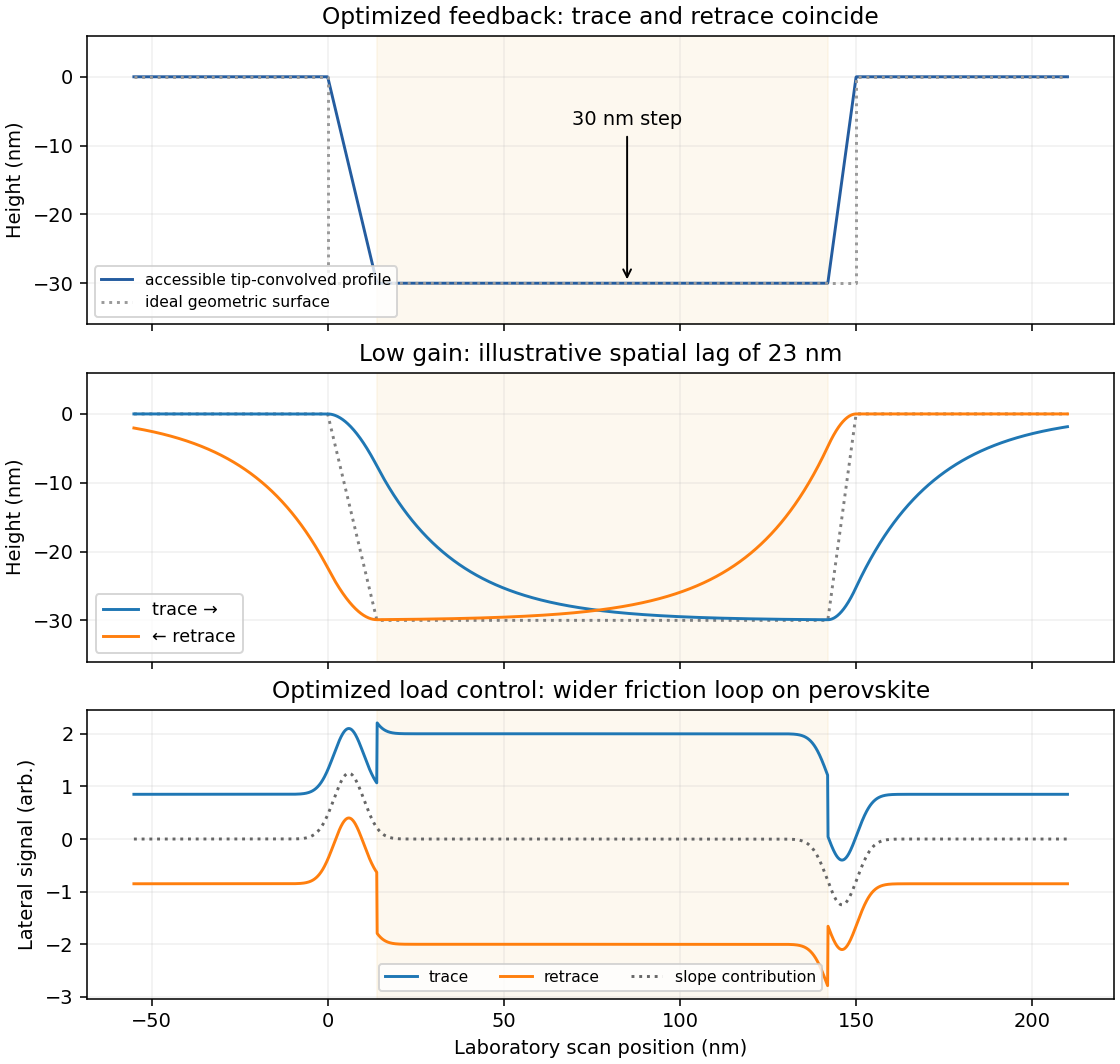

Here is the Python script that generated this plot:
"""Original schematic signals; illustrative lag and friction, not measured data."""
from pathlib import Path
import numpy as np
import matplotlib.pyplot as plt
x=np.linspace(-55,210,2200); left=0.;right=150.
z=-30*np.minimum(np.clip((x-left)/(30*np.tan(np.deg2rad(25))),0,1),np.clip((right-x)/(30*np.tan(np.deg2rad(15))),0,1))
def lag(y,dx,length):
 out=np.empty_like(y);out[0]=y[0];a=1-np.exp(-dx/length)
 for j in range(1,len(y)):out[j]=out[j-1]+a*(y[j]-out[j-1])
 return out
trace=lag(z,x[1]-x[0],23);retrace=lag(z[::-1],x[1]-x[0],23)[::-1]
mu=np.where((x>14)&(x<142),2.0,0.85)
slope=1.25*np.exp(-((x-6)/6)**2)-1.25*np.exp(-((x-146)/6)**2)
fig,axs=plt.subplots(3,1,figsize=(8,7.6),sharex=True,layout='constrained')
axs[0].plot(x,z,color='#245c9f',label='accessible tip-convolved profile')
axs[0].plot([-55,0,0,150,150,210],[0,0,-30,-30,0,0],':',color='.6',label='ideal geometric surface')
axs[0].annotate('30 nm step',(85,-30),(85,-7),ha='center',arrowprops={'arrowstyle':'->'})
axs[0].set(ylabel='Height (nm)',ylim=(-36,6),title='Optimized feedback: trace and retrace coincide')
axs[0].legend(fontsize=8,loc='lower left')
axs[1].plot(x,z,':',color='.5');axs[1].plot(x,trace,label='trace →');axs[1].plot(x,retrace,label='← retrace');axs[1].legend(fontsize=9)
axs[1].set(ylabel='Height (nm)',ylim=(-36,6),title='Low gain: illustrative spatial lag of 23 nm')
axs[2].plot(x,slope+mu,label='trace');axs[2].plot(x,slope-mu,label='retrace');axs[2].plot(x,slope,':',color='.4',label='slope contribution')
axs[2].set(ylabel='Lateral signal (arb.)',xlabel='Laboratory scan position (nm)',title='Optimized load control: wider friction loop on perovskite')
axs[2].legend(fontsize=8,ncol=3,loc='lower center')
for ax in axs:ax.grid(alpha=.18);ax.axvspan(14,142,color='#f7e4bd',alpha=.24)
fig.savefig(Path(__file__).with_suffix('.png').name,dpi=140,facecolor='white');plt.close(fig)
